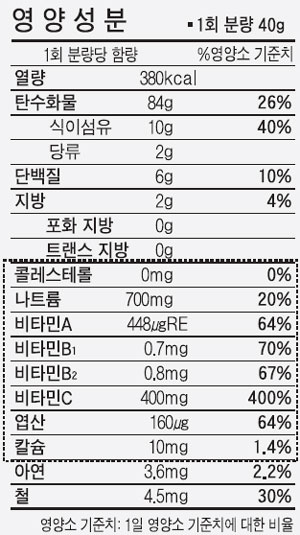
#> input picture opencv/sample/vitamin_kor_1.jpg, 300 x 535 px
$ python -i preprocess.py   (imports and definitions only)
#> lines starting #> are read from the running program, lines starting #| are printed output that depends on the picture; after the words box and inside, x2 and y2 are one past the last pixel; in counts of white or black regions, pixels touching at a corner belong together
import cv2
import numpy as np
from text_norm import pipeline  # 중앙 정규화 유틸 사용

# =========================================================
# 이미지 전처리 (EasyOCR 친화: 데스큐 + 대비 강화 + 샤프닝)
# =========================================================
def preprocess_for_easyocr(img_rgb: np.ndarray) -> np.ndarray:
    """
    EasyOCR 인식률 향상을 위한 전처리:
      1) 기울기(스큐) 보정
      2) L 채널 CLAHE로 대비 강화
      3) 약한 샤프닝 (Unsharp-like)
    입력/출력: RGB ndarray
    """
    gray = cv2.cvtColor(img_rgb, cv2.COLOR_RGB2GRAY)

    # 스큐 추정
    edges = cv2.Canny(gray, 50, 150)
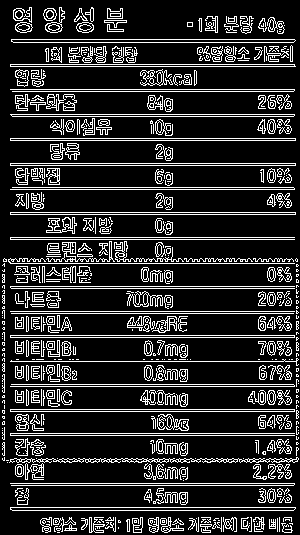
#> edges: shape (535, 300); 17% white in thin lines or dots
    edges = cv2.dilate(edges, np.ones((3, 3), np.uint8), iterations=1)
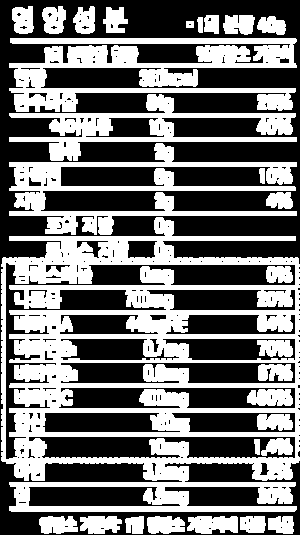
#> edges: shape (535, 300); 45.2% white; 29 white regions, largest, box (x1, y1, x2, y2) and area: (1, 217, 300, 512) 38223, (9, 38, 297, 112) 10377, (9, 143, 297, 235) 7860

    angle_deg = 0.0
    lines = cv2.HoughLinesP(
        edges, 1, np.pi / 180, threshold=120,
        minLineLength=max(30, int(0.15 * min(gray.shape))),
        maxLineGap=10
    )
#> lines = 290 rows, first 6: [162, 63, 170, 532], [158, 63, 166, 533], [282, 257, 292, 533], [36, 486, 50, 211], [35, 486, 49, 211], [154, 63, 162, 532]
    if lines is not None and len(lines) > 0:
        angles = []
        for x1, y1, x2, y2 in lines.reshape(-1, 4):
            dx = x2 - x1
            if dx == 0:
                continue
            ang = np.degrees(np.arctan2(y2 - y1, dx))
            if -25 <= ang <= 25:
                angles.append(ang)
#> this loop made 290 passes
#> (x1, y1, x2, y2, dx, ang) on passes 1 to 3: (162, 63, 170, 532, 8, 89.02), (158, 63, 166, 533, 8, 89.02), (282, 257, 292, 533, 10, 87.92)
#> after the loop, angles = 140 values, max 2.99 at index 112, min -1.85 at index 67, mean 0.131
        if angles:
            angle_deg = float(np.median(angles))
#> angle_deg = 0

    if abs(angle_deg) > 0.2:
        h, w = gray.shape
        M = cv2.getRotationMatrix2D((w / 2, h / 2), angle_deg, 1.0)
        img_rgb = cv2.warpAffine(
            img_rgb, M, (w, h),
            flags=cv2.INTER_CUBIC, borderMode=cv2.BORDER_REPLICATE
        )

    # 대비 강화 (LAB의 L 채널)
    lab = cv2.cvtColor(img_rgb, cv2.COLOR_RGB2LAB)
#> lab: shape (535, 300, 3); mean of channels 0, 1, 2 215.3, 128.1, 127.6
    L, A, B = cv2.split(lab)
    clahe = cv2.createCLAHE(clipLimit=2.0, tileGridSize=(8, 8))
    L = clahe.apply(L)
    lab = cv2.merge([L, A, B])
#> lab: shape (535, 300, 3); mean of channels 0, 1, 2 203.7, 128.1, 127.6
    img_rgb = cv2.cvtColor(lab, cv2.COLOR_LAB2RGB)
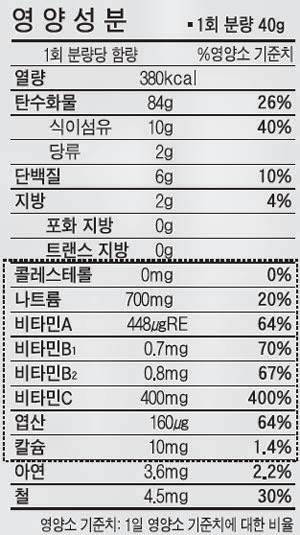
#> img_rgb: shape (535, 300, 3); mean R, G, B 200.5, 200.5, 201.3

    # 약한 샤프닝
    blur = cv2.GaussianBlur(img_rgb, (0, 0), sigmaX=1.0)
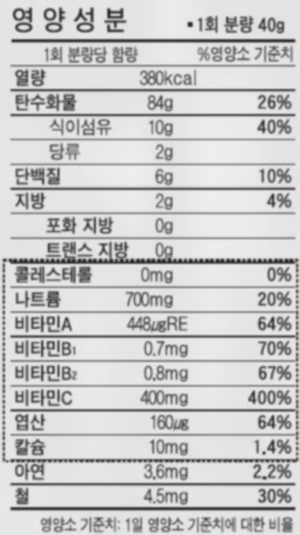
#> blur: shape (535, 300, 3); mean R, G, B 200.5, 200.5, 201.3
    img_rgb = cv2.addWeighted(img_rgb, 1.25, blur, -0.25, 0)

    return img_rgb

# =========================================================
# 텍스트 후처리 (중앙 유틸 파이프라인 사용)
# =========================================================
def postprocess_text(text: str) -> str:
    """
    최종 텍스트 후처리 파이프라인:
      1) 일반 클린업 (불필요 기호/공백)
      2) 숫자 오인식 보정
      3) 단위 표기 보정
    ※ 영양성분 특화 보정(예: '96' → '%')은 nutrition 단계에서 처리
    """
    return pipeline(text, steps=("clean", "num", "unit"))

>>> import cv2
>>> picture = cv2.cvtColor(cv2.imread('../sample/vitamin_kor_1.jpg'), cv2.COLOR_BGR2RGB)
>>> result = preprocess_for_easyocr(picture)
